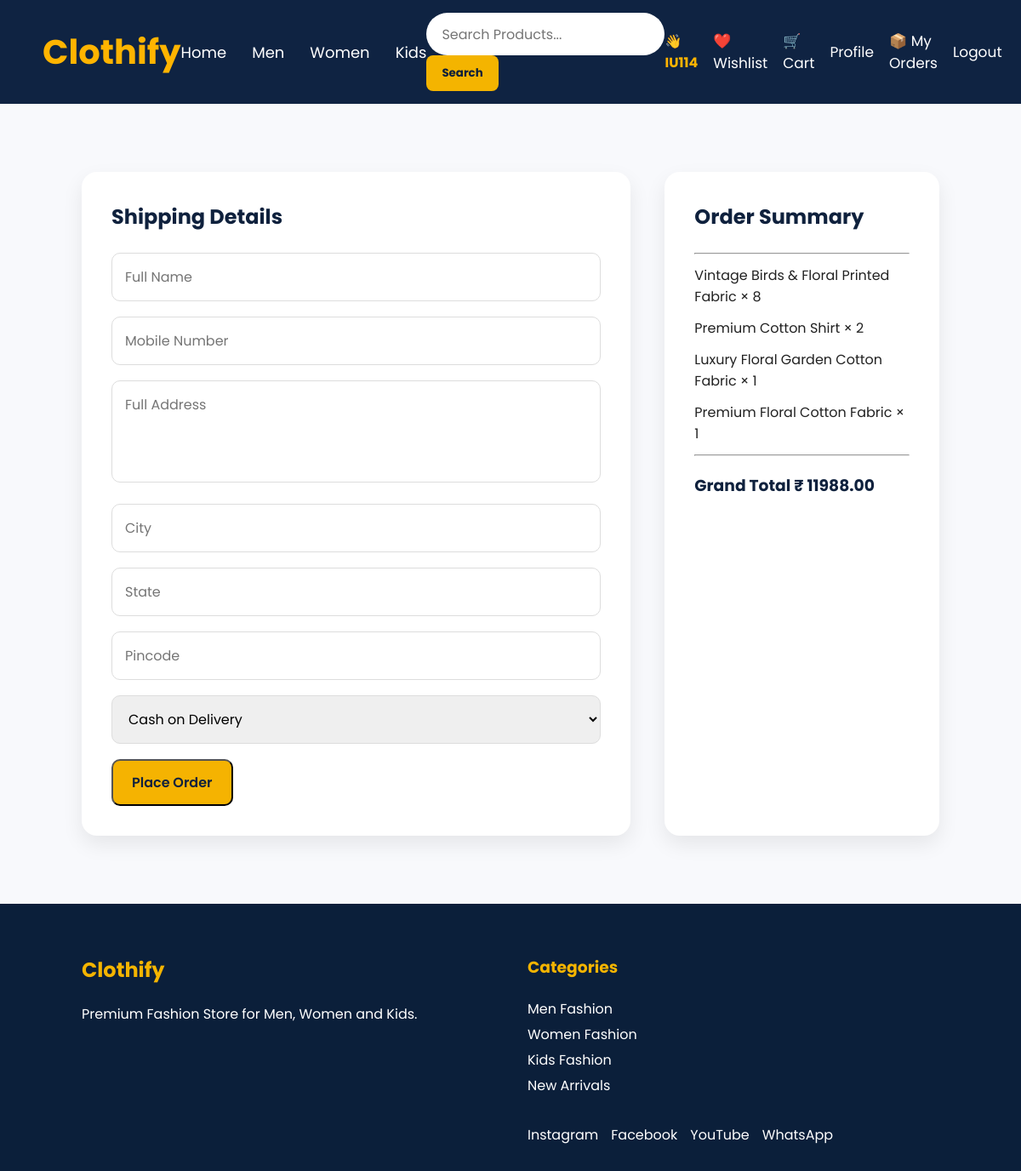
/checkout/ (signed in), run on an earlier commit of the app's database.
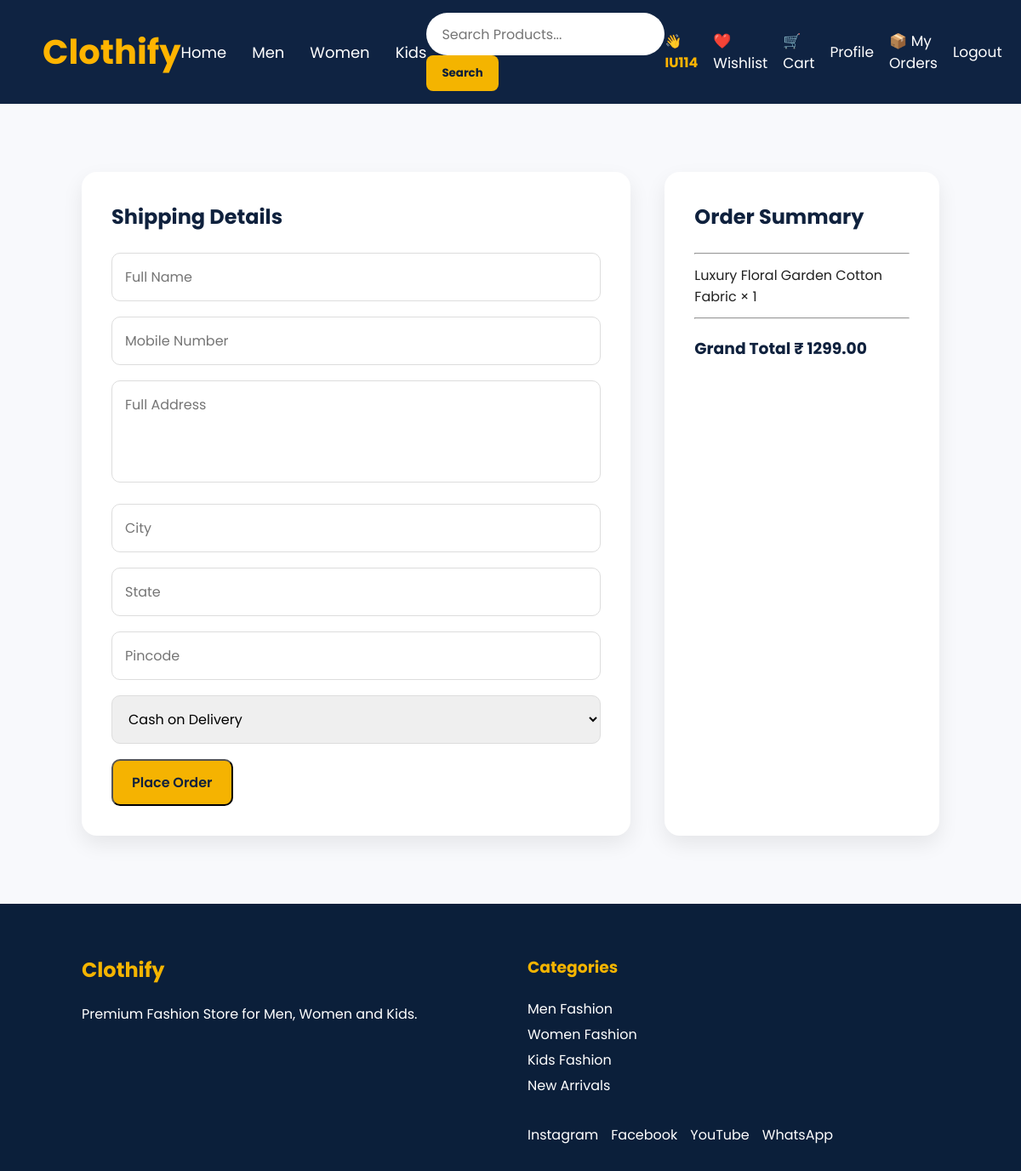
And on a later commit of the database.
### products/models.py (models this page shows, shortened)
class Cart(models.Model):
    user = models.ForeignKey(User, on_delete=models.CASCADE)
    product = models.ForeignKey(Product, on_delete=models.CASCADE)
    quantity = models.PositiveIntegerField(default=1)
    added_at = models.DateTimeField(auto_now_add=True)

class Product(models.Model):
    name = models.CharField(max_length=200)
    price = models.DecimalField(max_digits=10, decimal_places=2)
    original_price = models.DecimalField(
        max_digits=10,
        decimal_places=2,
        default=0
    )
    description = models.TextField()
    category = models.CharField(max_length=100)
    image = models.ImageField(upload_to='products/')
    stock = models.PositiveIntegerField(default=0)
    rating = models.DecimalField(
        max_digits=2,
        decimal_places=1,
        default=5.0
    )
    discount = models.PositiveIntegerField(default=0)
    created_at = models.DateTimeField(auto_now_add=True)

### products/views.py (the view, shortened to what this page needs)
@login_required
def checkout(request):
    cart_items = Cart.objects.filter(user=request.user)
    total = 0
    for item in cart_items:
        total += item.product.price * item.quantity
    return render(
        request,
        "checkout.html",
        {
            "cart_items": cart_items,
            "total": total
        }
    )

### templates/checkout.html (shortened to what this page needs)
{% load static %}
<!DOCTYPE html>
<html lang="en">
<head>
    <link rel="stylesheet" href="{% static 'css/style.css' %}">
</head>
<body>
{% include 'navbar.html' %}
<section class="checkout">
    <div class="checkout-container">
        <div class="checkout-form">
            <h2>Shipping Details</h2>
            <form method="POST">
                <input
                    type="text"
                    name="full_name"
                    placeholder="Full Name"
                    required
                >
                <input
                    type="text"
                    name="mobile"
                    placeholder="Mobile Number"
                    required
                >
                <textarea
                    name="address"
                    placeholder="Full Address"
                    required
                ></textarea>
                <input
                    type="text"
                    name="city"
                    placeholder="City"
                    required
                >
                <input
                    type="text"
                    name="state"
                    placeholder="State"
                    required
                >
                <input
                    type="text"
                    name="pincode"
                    placeholder="Pincode"
                    required
                >
                <select name="payment_method">
                    <option>
                        Cash on Delivery
                    </option>
                </select>
                <button
                    type="submit"
                    class="buy-btn">
                    Place Order
                </button>
            </form>
        </div>
        <div class="order-summary">
            <h2>Order Summary</h2>
            <hr>
            {% for item in cart_items %}
            <p>
                {{ item.product.name }}
                ×
                {{ item.quantity }}
            </p>
            {% endfor %}
            <hr>
            <h3>
                Grand Total
                ₹ {{ total }}
            </h3>
        </div>
    </div>
</section>
{% include 'footer.html' %}
</body>
</html>

What changed in the data, as far as the page shows it:
removed Cart: product.name "Vintage Birds & Floral Printed Fabric", quantity "8"
removed Cart: product.name "Premium Cotton Shirt", quantity "2"
removed Cart: product.name "Premium Floral Cotton Fabric", quantity "1"
Also different on the page:
{{ total }}: "11988.00" → "1299.00"
